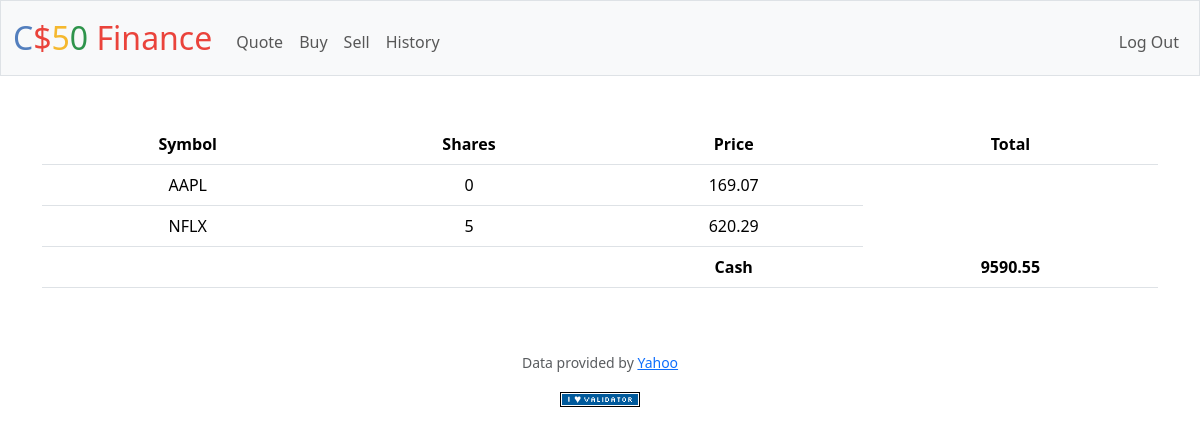
/ (signed in), run on the app's committed database.
### tables this page shows
CREATE TABLE transactions (
id INTEGER PRIMARY KEY,
user_id INTEGER,
symbol TEXT,
shares INTEGER,
price REAL,
date timestamp);

CREATE TABLE users (id INTEGER PRIMARY KEY AUTOINCREMENT NOT NULL, username TEXT NOT NULL, hash TEXT NOT NULL, cash NUMERIC NOT NULL DEFAULT 10000.00);

### app.py (the view)
@app.route("/")
@login_required
def index():
    user_id = session["user_id"]
    transaction_db = db.execute(
        "SELECT symbol,SUM(shares) AS shares, price FROM transactions WHERE user_id = ? GROUP BY symbol", user_id)
    cash_db = db.execute("SELECT cash FROM users WHERE id = ?", user_id)
    cash = cash_db[0]["cash"]
    return render_template("index.html", database=transaction_db, cash=cash)

### app.py (called while the page is built)
@app.after_request
def after_request(response):
    response.headers["Cache-Control"] = "no-cache, no-store, must-revalidate"
    response.headers["Expires"] = 0
    response.headers["Pragma"] = "no-cache"
    return response

### helpers.py (called while the page is built)
def login_required(f):
    @wraps(f)
    def decorated_function(*args, **kwargs):
        if session.get("user_id") is None:
            return redirect("/login")
        return f(*args, **kwargs)
    return decorated_function

### templates/index.html (shortened to what this page needs)
{% extends "layout.html" %}
{% block main %}
    <table class="table">
        <thead>
            <tr>
                <th scope="col">Symbol</th>
                <th scope="col">Shares</th>
                <th scope="col">Price</th>
                <th scope="col">Total</th>
            </tr>
        </thead>
        <tbody>
            {% for row in database %}
                <tr scope="row">
                    <td>{{row["symbol"]}}</td>
                    <td>{{row["shares"]}}</td>
                    <td>{{row["price"]}}</td>
                </tr>
            {% endfor %}
        </tbody>
        <tfoot>
            <tr scope="row">
                <td></td>
                <td></td>
                <th scope="1">Cash</th>
                <th scope="1">{{cash}}</th>
            </tr>
        </tfoot>
    </table>
{% endblock %}

### data on the page
transactions: symbol "AAPL", shares "0", price "169.07"
transactions: symbol "NFLX", shares "5", price "620.29"
users: cash "9590.55"
